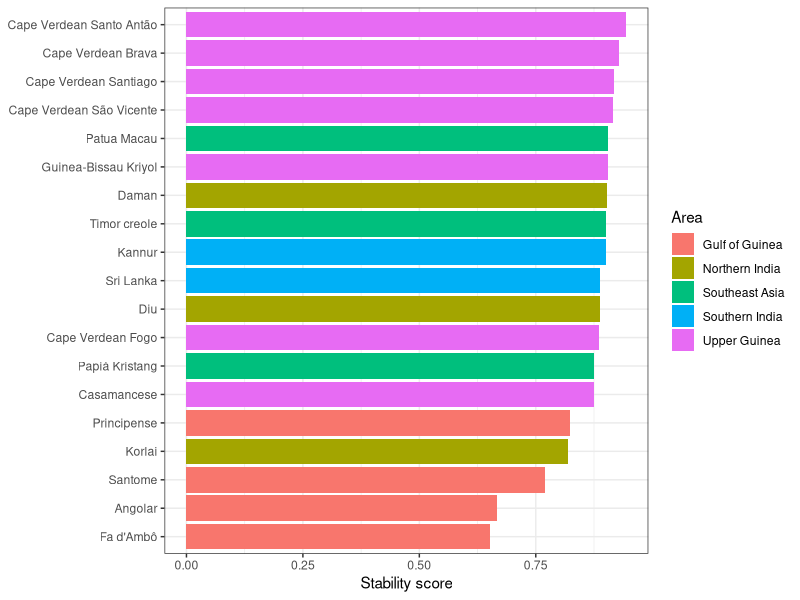
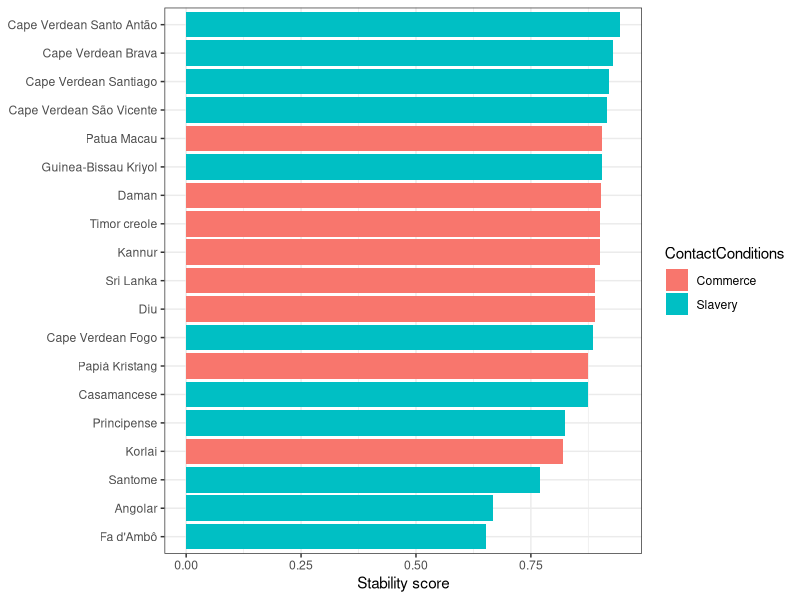
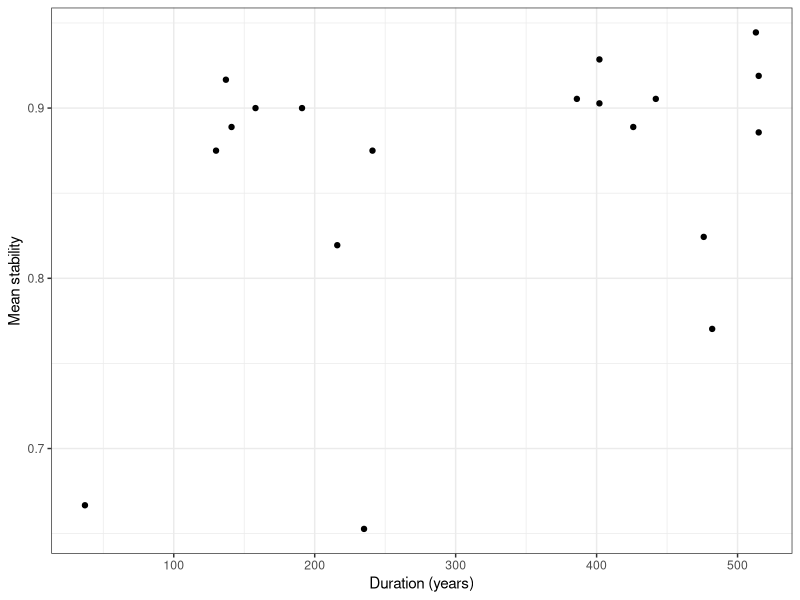
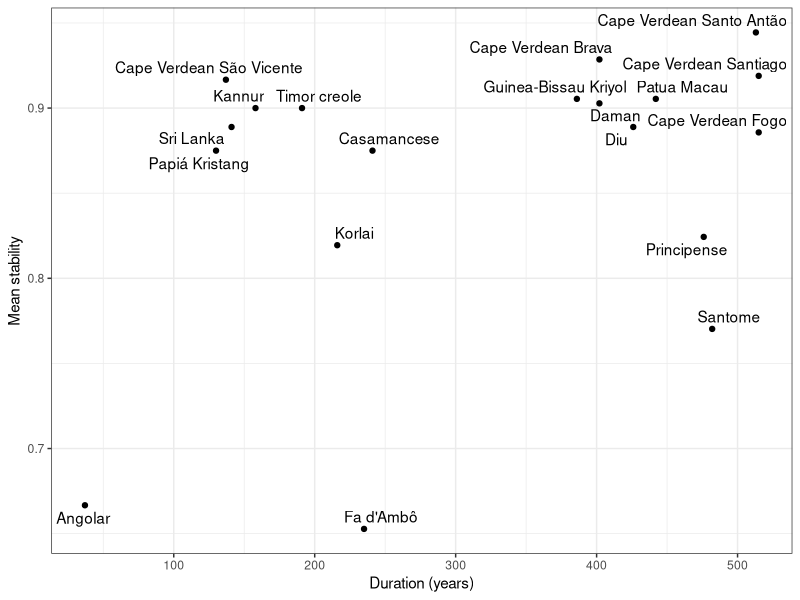
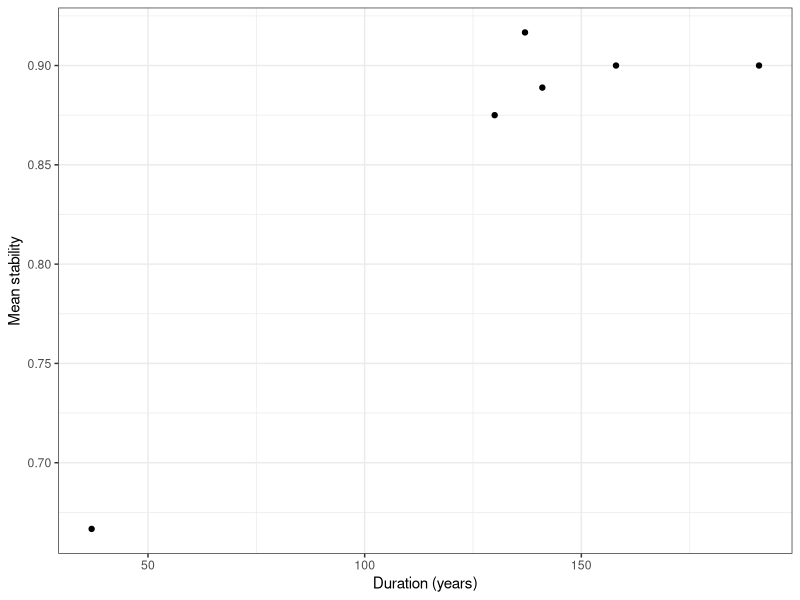
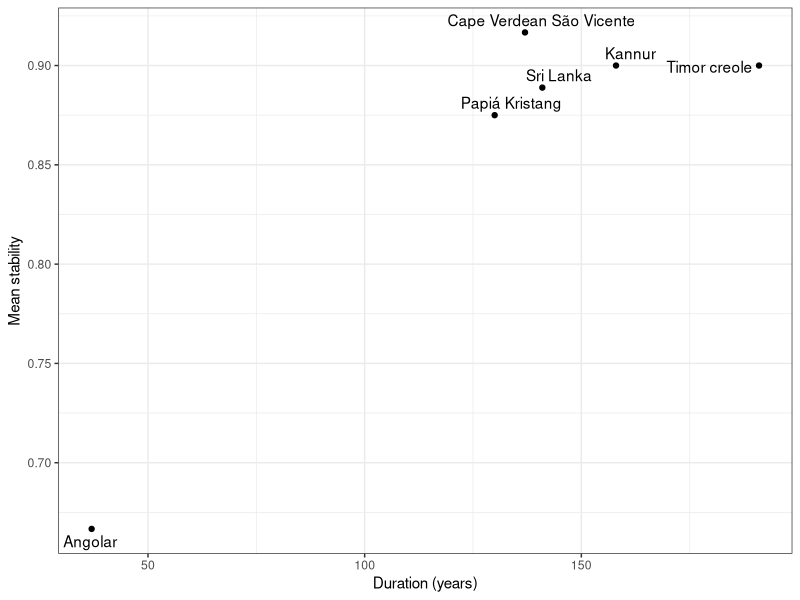
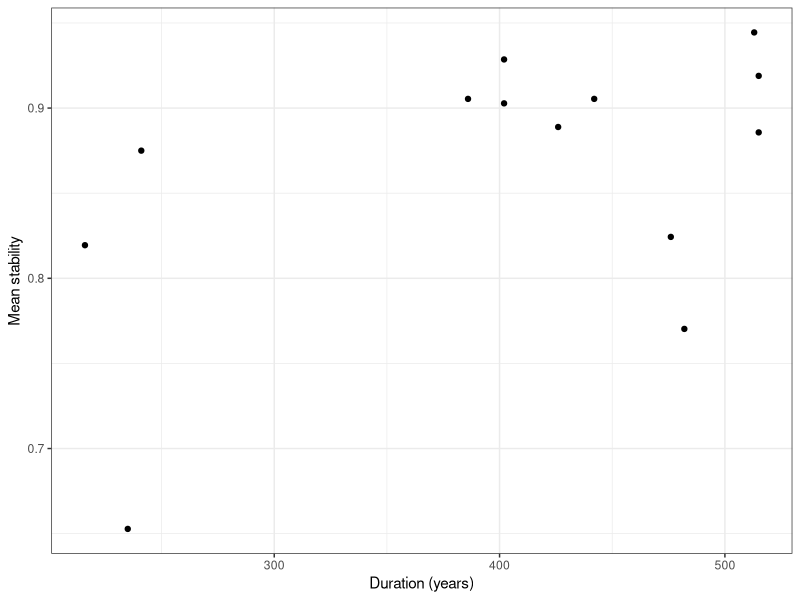
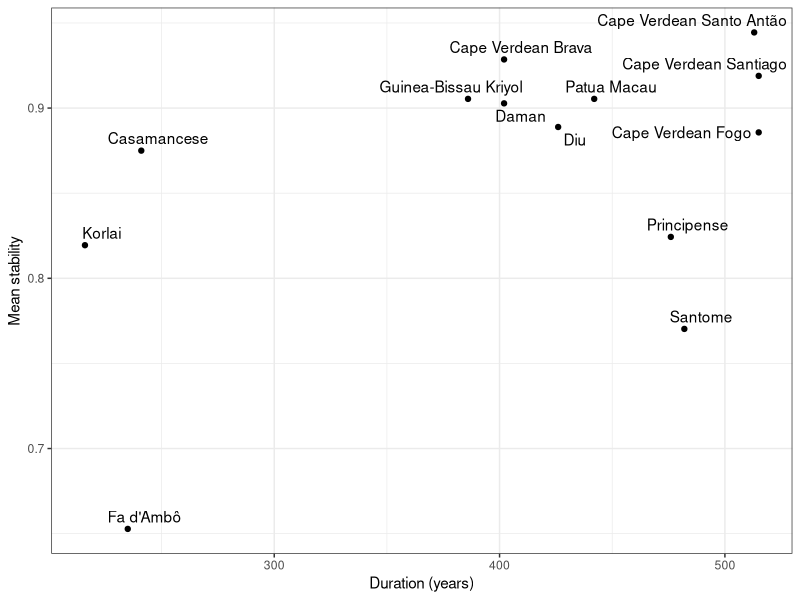

The R script that drew these images, in order: (Note: this script raises an error after producing the figures.)
## ---- chunk 1
library(tidyverse)
library(knitr)
library(ggrepel)
library(lmerTest)
library(mgcv)

# Set the theme for all figures
theme_set(theme_bw())
## ---- chunk 2
database <- read_csv("database.csv")
## ---- chunk 3
database %>%
  head() %>%
  kable()
## ---- chunk 4
database$duration <- database$`EndOfInfluence` - database$`FirstMajorSettlement`
## ---- chunk 5
database <- mutate(database, GlobalStability = (PlaceStability + MannerStability) / 2)
## ---- chunk 6
database <- database %>% 
  mutate(duration_group = ifelse(duration <= 200, "short", "long"))
## ---- chunk 7
database <- database %>% 
  mutate(categorical_stability = ifelse(PlaceStability == 1 & MannerStability == 1, 
                                        "no manner/no place", NA))

database <- database %>% 
  mutate(categorical_stability = ifelse(PlaceStability == 1 & MannerStability == 0, 
                                        "manner/no place", categorical_stability))

database <- database %>% 
  mutate(categorical_stability = ifelse(PlaceStability == 0 & MannerStability == 1, 
                                        "no manner/place", categorical_stability))

database <- database %>% 
  mutate(categorical_stability = ifelse(PlaceStability == 0 & MannerStability == 0, 
                                        "manner/place", categorical_stability))

table(database$categorical_stability)
## ---- chunk 8
creole_stability <- database %>%
  group_by(Language, Area, duration, duration_group, ContactConditions) %>%
  summarize(MeanStability = mean(GlobalStability, na.rm = TRUE))
## ---- chunk 9
ggplot(creole_stability) +
  geom_bar(aes(x = MeanStability, y = reorder(Language, MeanStability), fill = Area),
    stat = "identity", show.legend = TRUE) +
  theme(axis.title.y = element_blank()) +
  labs(x = "Stability score")
## ---- chunk 10
table(creole_stability$Area)
## ---- chunk 11
ggplot(creole_stability) +
  geom_bar(aes(x = MeanStability, y = reorder(Language, MeanStability), 
               fill = ContactConditions), stat = "identity", show.legend = TRUE
  ) +
  theme(axis.title.y = element_blank()) +
  labs(x = "Stability score")
## ---- chunk 12
ggplot(creole_stability, aes(x = duration, y = MeanStability)) +
  geom_point() +
  xlab("Duration (years)") +
  ylab("Mean stability")
## ---- chunk 13
ggplot(creole_stability, aes(x = duration, y = MeanStability)) +
  geom_point() +
  geom_text_repel(aes(label = creole_stability$Language)) +
  xlab("Duration (years)") +
  ylab("Mean stability")
## ---- chunk 14
msd <- lm(MeanStability ~ duration, data = creole_stability)
summary(msd)
## ---- chunk 15
tmp_short <- creole_stability %>% filter(duration <= 200)
tmp_long <- creole_stability %>% filter(duration > 200)
## ---- chunk 16
ggplot(tmp_short, aes(x = duration, y = MeanStability)) +
  geom_point() +
  xlab("Duration (years)") +
  ylab("Mean stability")

ggplot(tmp_short, aes(x = duration, y = MeanStability)) +
  geom_point() +
  geom_text_repel(aes(label = tmp_short$Language)) +
  xlab("Duration (years)") +
  ylab("Mean stability")
## ---- chunk 17
ggplot(tmp_long, aes(x = duration, y = MeanStability)) +
  geom_point() +
  xlab("Duration (years)") +
  ylab("Mean stability")

ggplot(tmp_long, aes(x = duration, y = MeanStability)) +
  geom_point() +
  geom_text_repel(aes(label = tmp_long$Language)) +
  xlab("Duration (years)") +
  ylab("Mean stability")
## ---- chunk 18
msd <- lm(MeanStability ~ duration + duration_group * duration, data = creole_stability)
summary(msd)
## ---- chunk 19
ggplot(creole_stability, aes(x = duration, y = MeanStability, color = duration_group)) +
  geom_smooth(method = "lm") +
  geom_point() +
  xlab("Duration (years)") +
  ylab("Mean stability") +
  labs(color = "Duration group")
## ---- chunk 20
# Factorize duration_group
creole_stability$duration_group <- as.factor(creole_stability$duration_group)

# Model with an interaction between duration_group and duration
# (with maximum of cubic-spline fit)
msd.gam <- gam(MeanStability ~ duration_group + s(duration, k = 3) + 
                 s(duration, by = duration_group, k = 3), data = creole_stability)

summary(msd.gam)

plot(msd.gam, all.terms = T, shade = T, pages = 1)

qqnorm(resid(msd.gam))
qqline(resid(msd.gam))

msd.gam.trimmed <- gam(MeanStability ~ duration_group + s(duration, k = 3) 
                       + s(duration, by = duration_group, k = 3), 
                       data = creole_stability %>% filter(MeanStability > 0.7))

summary(msd.gam.trimmed)

plot(msd.gam.trimmed, sel = 1, shade = T, ylab = "Effect on mean stability", 
     xlab = "Duration of influence", residuals = T, main = "Main effect of duration", 
     cex = 5, pch = ".", col = "dodgerblue")
abline(h = 0, lty = 2, col = "red")

plot(msd.gam.trimmed, sel = 2, shade = T, ylab = "Effect on mean stability", 
     xlab = "Duration of influence", main = "Long-term influence", col = "dodgerblue")
abline(h = 0, lty = 2, col = "red")

plot(msd.gam.trimmed, sel = 3, shade = T, ylab = "Effect on mean stability", 
     xlab = "Duration of influence", main = "Short-term influence", col = "dodgerblue")
abline(h = 0, lty = 2, col = "red")

# (dotted lines indicate error)
plot(msd.gam.trimmed, all.terms = T, sel = 4, ylab = "Effect on mean stability", 
     xlab = "Duration group", main = "Main effect of duration group")

# checking out the model performance
qqnorm(resid(msd.gam.trimmed))
qqline(resid(msd.gam.trimmed)) # meh
## ---- chunk 21
ggplot(database, aes(duration, MannerStability, colour = duration_group)) +
  geom_point() +
  geom_smooth(method = "lm") +
  facet_wrap(~Class) +
  xlab("Duration (years)") +
  ylab("Manner stability") +
  labs(color = "Duration")
## ---- chunk 22
ggplot(database, aes(duration, GlobalStability, colour = duration_group)) +
  geom_point() +
  geom_smooth() +
  facet_wrap(~Class) +
  xlab("Duration (years)") +
  ylab("Global stability") +
  labs(color = "Duration")
## ---- chunk 23
ggplot(database, aes(duration, PlaceStability, colour = duration_group)) +
  geom_point() +
  geom_smooth(method = "lm") +
  facet_wrap(~LexifierPhoneme) +
  xlab("Duration (years)") +
  ylab("Place stability") +
  labs(color = "Duration")
## ---- chunk 24
ggplot(database, aes(duration, MannerStability, colour = duration_group)) +
  geom_point() +
  geom_smooth() +
  facet_wrap(~LexifierPhoneme) +
  xlab("Duration (years)") +
  ylab("Mean stability") +
  labs(color = "Duration")
## ---- chunk 25
ggplot(database, aes(duration, GlobalStability, colour = duration_group)) +
  geom_point() +
  geom_smooth() +
  facet_wrap(~LexifierPhoneme) +
  xlab("Duration (years)") +
  ylab("Global stability") +
  labs(color = "Duration")
## ---- chunk 26
place_results <- database %>%
  group_by(LexifierPhoneme) %>%
  summarize(mplace = mean(PlaceStability, na.rm = TRUE))
manner_results <- database %>%
  group_by(LexifierPhoneme) %>%
  summarize(mmanner = mean(MannerStability, na.rm = TRUE))

consonant_stability <- left_join(place_results, manner_results, by = "LexifierPhoneme")

class <- c("nasal", "rhotic", "lateral", "fricative", "stop", "stop", "fricative", 
           "stop", "stop", "lateral", "nasal", "nasal", "stop", "rhotic", 
           "fricative", "stop", "affricate", "fricative", "fricative")

consonant_stability_class <- cbind(consonant_stability, class)
## ---- chunk 27
ggplot(consonant_stability, aes(y = mmanner, x = mplace)) +
  geom_point(position = "dodge", aes(color = class)) +
  geom_text_repel(aes(label = LexifierPhoneme), size = 4) +
  xlab("Mean stability (place of articulation)") +
  ylab("Mean stability (manner of articulation)") +
  labs(color = "Segment class")
## ---- chunk 28
consonant_global_stability <- mutate(consonant_stability_class, 
                                     mglobal = (mmanner + mplace) / 2)

ggplot(consonant_global_stability) +
  geom_bar(aes(
    x = mglobal,
    y = reorder(LexifierPhoneme, mglobal),
    fill = class
  ), stat = "identity", show.legend = TRUE) +
  labs(x = "Stability score", y = "Phoneme", fill = "Manner")
## ---- chunk 29
# Factorizing
mod.db <- database %>%
  as.data.frame() %>%
  mutate(
    categorical_stability = as.factor(categorical_stability),
    Lexifier = as.factor(Lexifier),
    CreolePhoneme = as.factor(CreolePhoneme),
    Language = as.factor(Language)
  )

# Remove singletons/doubletons
# goodies = names(table(mod.db$CreolePhoneme)>2)

# mod.db = mod.db %>%
#         filter(CreolePhoneme %in% goodies)
## ---- chunk 30
plot(mod.db$categorical_stability, mod.db$duration, notch = T)
## ---- chunk 31
table(mod.db$categorical_stability)

# Place stability
cat.mod.place <- glmer(PlaceStability ~ log(duration) + (1 | CreolePhoneme), 
                       data = mod.db, family = "binomial")

summary(cat.mod.place)

# Manner stability
cat.mod.manner <- glmer(MannerStability ~ log(duration) + (1 | CreolePhoneme), 
                        data = mod.db, family = "binomial")

summary(cat.mod.manner)

# Duration group
cat.mod.group <- glmer(as.factor(duration_group) ~ PlaceStability + 
                         MannerStability + (1 | CreolePhoneme), 
                       data = mod.db, family = "binomial", nAGQ = 0)

summary(cat.mod.group)
## ---- chunk 32
data_by_position <- database %>%
  select(Position, LexifierPhoneme, PlaceStability, MannerStability) %>%
  mutate(Position = tolower(Position))

data_by_position$PlaceStability <- as.numeric(data_by_position$PlaceStability)

data_by_position$MannerStability <- as.numeric(data_by_position$MannerStability)
## ---- chunk 33
position_stability <- mutate(data_by_position, GlobalStability = 
                               (PlaceStability + MannerStability) / 2)

position_results <- position_stability %>%
  group_by(LexifierPhoneme, Position) %>%
  summarize(m = mean(GlobalStability, na.rm = TRUE))
## ---- chunk 34
position_results$Position <- factor(position_results$Position, 
                                    levels = c("word-initial", 
                                               "word-medial", 
                                               "word-final"))

ggplot(position_results, aes(x = LexifierPhoneme, y = m, fill = Position)) +
  geom_col(position = position_dodge2(width = 0.9, preserve = "single")) +
  theme(
    axis.title.x = element_blank(),
    axis.title.y = element_blank()
  ) +
  labs(x = "Lexifier phoneme", y = "Mean stability", fill = "Word position")
## ---- chunk 35
ggplot(position_results) +
  geom_bar(
    aes(
      x = m,
      y = reorder(LexifierPhoneme, m),
      fill = Position
    ),
    stat = "identity",
    show.legend = TRUE,
    position = "dodge2"
  ) +
  labs(x = "Stability score", y = "Phoneme", fill = "Word position")
## ---- chunk 36
position_results1 <- position_results %>% 
  pivot_wider(names_from = Position, values_from = m)

different_position <- subset(position_results1, position_results1$`word-initial` 
                             != position_results1$`word-medial` | 
                               position_results1$`word-final` 
                             != position_results1$`word-medial`)

different_position_results <- different_position %>% 
  pivot_longer(c(`word-initial`, `word-medial`, `word-final`), 
               names_to = "Position", values_to = "m")

different_position_results$Position <- factor(different_position_results$Position, 
                                              levels = c("word-initial", 
                                                         "word-medial", 
                                                         "word-final"))

ggplot(
  different_position_results,
  aes(x = LexifierPhoneme, y = m, fill = Position)
) +
  geom_col(position = position_dodge2(width = 0.9, preserve = "single")) +
  labs(x = "Lexifier phoneme", y = "Mean stability", fill = "Word position")
## ---- chunk 37
ggplot(different_position_results) +
  geom_bar(
    aes(
      x = m,
      y = reorder(LexifierPhoneme, m),
      fill = Position
    ),
    stat = "identity",
    show.legend = TRUE,
    position = "dodge2"
  ) +
  labs(x = "Stability score", y = "Phoneme", fill = "Word position")
## ---- chunk 38
m <- lm(MeanStability ~ ContactConditions, data = creole_stability)
summary(m)
## ---- chunk 39
ggplot(creole_stability, aes(x = ContactConditions, y = MeanStability, 
                             fill = ContactConditions)) +
  geom_smooth(method = "lm") +
  geom_violin() +
  xlab("Contact condition") +
  ylab("Mean stability") +
  guides(fill = "none")
## ---- chunk 40
m <- lm(MeanStability ~ duration + ContactConditions * duration, 
        data = creole_stability)
summary(m)
## ---- chunk 41
ggplot(creole_stability, aes(x = duration, y = MeanStability, 
                             color = ContactConditions)) +
  geom_smooth(method = "lm") +
  geom_point() +
  xlab("Duration (years)") +
  ylab("Mean stability") +
  labs(color = "Contact conditions")
